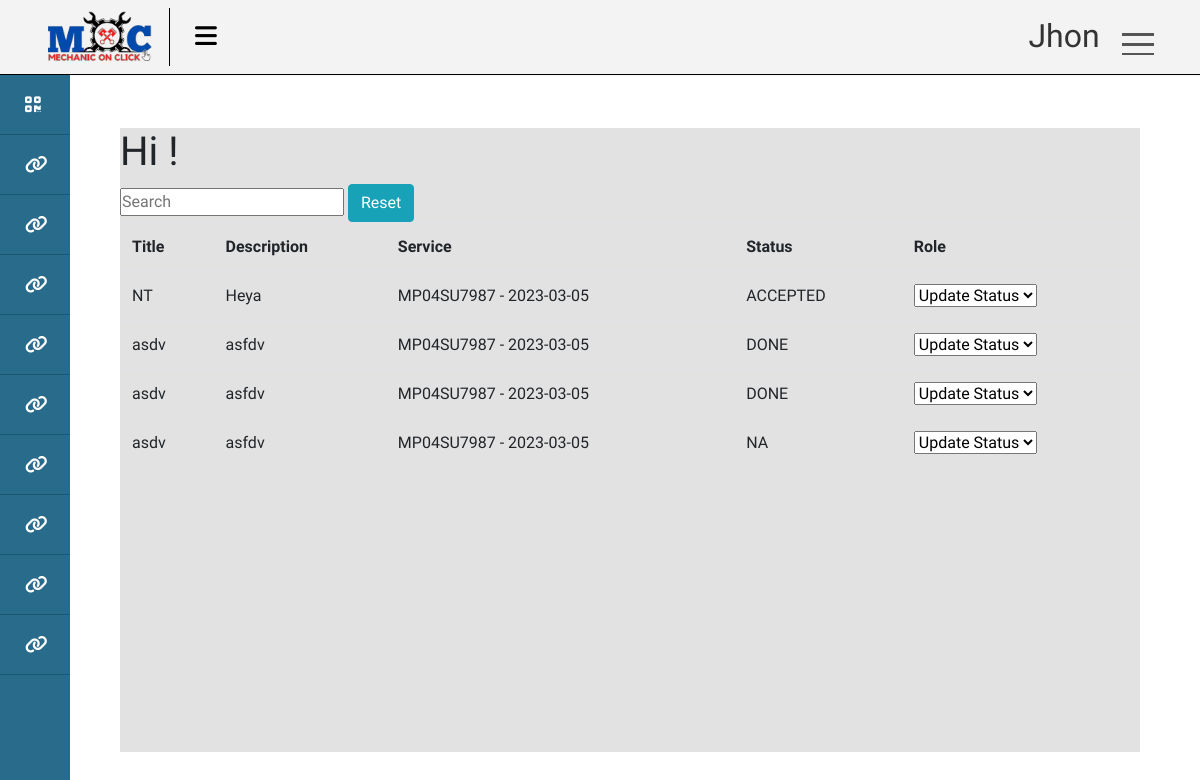
/tasks/employee/get (signed in), run on the app's committed database.
### account/models.py (models this page shows)
class User(AbstractUser):
    class Role(models.TextChoices):
        ADMIN = "ADMIN" , "Admin"
        CUSTOMER = 'CUSTOMER' , "Customer"
        EMPLOYEE = 'EMPLOYEE' , 'Employee'
        HR = 'HR' , 'Human Resource Manager'
        SM = 'SM' , 'Service Manager'
        SA = 'SA' , 'Service Advisor'
        NA = 'NA' , 'NA'
        BSM = 'BSM' , 'Body Shop Manager'
        BSA = 'BSA' , 'Body Shop Advisor'
        CRM = 'CRM' , 'Customer Relationship Manager'
        SPM = 'SPM' , 'Spare Part Manager'
        SPE = 'SPE' , 'Spare Part Executive'
        AM  = 'AM' , 'Account Manager'
    phone = models.CharField(max_length=13,unique=True , null=True , blank=True)
    role = models.CharField(max_length=50 , choices=Role.choices ,default= Role.CUSTOMER)
    is_active = models.BooleanField(default=False)

### ERP/models.py (models this page shows, shortened)
class Task(models.Model):
    title = models.CharField(max_length=50 )
    description = models.CharField(max_length=200)
    services = models.ForeignKey(Service , null=True , blank= True , on_delete=models.SET_NULL)
    employee = models.ForeignKey(Employee , null=True , blank=True , on_delete=models.SET_NULL)
    date = models.DateField(default= datetime.date.today)
    center = models.ForeignKey(Center , on_delete=models.CASCADE)
    class TaskStatus(models.TextChoices):
        NA = 'NA' , 'NA'
        ACCEPTED = 'ACCEPTED' , 'ACCEPTED'
        REJECTED = 'REJECTED' , 'REJECTED'
        DONE = 'DONE' , 'DONE'
        PENDING = 'PENDING' , 'PENDING'
        FAILED = 'FAILED' , 'FAILED'
    status = models.CharField(max_length=50 , choices=TaskStatus.choices ,default= TaskStatus.NA)

class Service(models.Model):
    class Progress(models.TextChoices):
        WAITING = 'WAITING' , 'Waiting'
        DOING = 'DOING' , 'Doing'
    vehical = models.ForeignKey(Vehical , on_delete=models.SET_NULL, blank=True , null= True)
    center = models.ForeignKey(Center , on_delete=models.SET_NULL , null=True , blank= True)
    services = models.ManyToManyField(CenterServices)
    products = models.ManyToManyField(CenterProduct)
    progress = models.CharField(max_length=20 , choices=Progress.choices , default= Progress.WAITING)
    date = models.DateTimeField(auto_now_add=True)
    additional_services = models.CharField(max_length=200 ,default = None)
    additional_services_cost = models.IntegerField(default=0)
    is_approved = models.BooleanField(default=False)
    def __str__(self) -> str:
        return str(self.vehical.number) + ' - ' + str(self.date.date())

class Vehical(models.Model):
    customer = models.ForeignKey(Customer , on_delete=models.CASCADE)
    number = models.CharField(max_length=20 , unique= True , blank=False , null= False)
    type = models.CharField(max_length=20)

### ERP/views.py (the view)
# urls.py: path('tasks/employee/get', employee_tasks , name ='employee_tasks'),
@login_required(login_url= 'login_page')
def employee_tasks(request):
    employee = Employee.objects.get(user = request.user)
    tasks = Task.objects.filter(employee = employee)
    context = {'tasks' : tasks}
    return render(request , 'ERP/HR/Task/emp_page.html' , context)

### templates/ERP/HR/Task/emp_page.html (shortened to what this page needs)
{% extends 'ERP/base.html' %}
{% load static %}
{% block content %}
<h1>Hi  !</h1>
{% include 'ERP/search_widget.html' %}
<table id="myTable" class = 'table'>
    <tr>
        <th>Title</th>
        <th>Description</th>
        <th>Service</th>
        <th>Status</th>
        <th>Role</th>
        </tr>
        {% for task in tasks %}
        <tr>
            <td> {{task.title}}  </td>
            <td>{{task.description}}</td>
            <td> {{task.services}}  </td>
            <td>{{task.status}}</td>
            <td>
                <select class="round" name="status" hx-get="{% url 'update_task_status' task.id %}" hx-trigger="change" hx-target="#statustab" >
                    <option selected>Update Status</option>
                </select>
            </td>
        </tr>
        {% endfor %}
        </table>
        {% endblock %}

### templates/ERP/base.html (shortened to what this page needs)
{% load static %}
<!DOCTYPE html>
<html lang="en">
<head>
   <link rel="stylesheet" href="{% static 'css/dashboard.css' %}">
   <link rel="stylesheet" href="https://cdn.jsdelivr.net/npm/bootstrap@4.0.0/dist/css/bootstrap.min.css">
 </head>
</head>
<body>
<div id="main">
 <div class="wrapper hover_collapse">
	<div class="top_navbar">
		<div class="logo"><img src="{% static 'img/MoC.png' %}" alt=""></div>
		<div class="menu">
			<div class="hamburger">
				<i class="fas fa-bars"></i>
			</div>
		</div>
	</div>
    <div class="navigation">
		<div class="userBx">
			<p class="username">{{request.user}}</p>
		</div>
		<div class="menuToggle"></div>
      <ul class="menu2">
	  </ul>
	</div>
	{% include 'ERP/dashboard/main_dash.html' %}
	<div class="box">
        {% block content %}
        {% endblock %}
	</div>
</div>
</div>
</body>
</html>

### static/css/dashboard.css (style rules this page uses)
* { font-family: "Baloo Paaji 2", cursive; margin: 0; padding: 0; box-sizing: border-box; list-style: none; text-decoration: none; }
body { background: #ffffff; }
#main { width:100%; height:100%; background-color: salmon; }
.top_navbar { position: fixed; top: 0; left: 0; width: 100%; height: 75px; background: #f3f3f3; box-shadow: 1px 0 2px rgba(0, 0, 0, 0.125); display: flex; align-items: center; border-bottom: 1px solid #000000; }
.top_navbar .logo { width: 170px; padding: 0px 45px; color: white; border-right: 1px solid #000000; }
.top_navbar > .logo > img { width: 110px; }
.top_navbar .menu { width: calc(50% - 250px); padding: 0 25px; display: flex; justify-content: space-between; align-items: center; }
.top_navbar .hamburger { font-size: 25px; cursor: pointer; color: rgb(0, 0, 0); }
.navigation { position: absolute; top: 0px; top: 14px; right: 32px; width: 160px; height: 69px; display: flex; justify-content: space-between; transition: height 0.5s, width 0.5s; overflow: hidden; z-index: 9999; border-radius: 25px; }
.navigation .userBx { position: relative; width: 60px; height: 60px; display: flex; margin-left: 12%; display: flex; align-items: center; justify-content: space-evenly; transition: 0.5s; transition-delay: 0.5s; }
.navigation .userBx .username { white-space: nowrap; text-overflow: hidden; margin-left: 2%; color: #333; font-size: 32px; }
.navigation .menuToggle { position: relative; width: 60px; height: 60px; cursor: pointer; display: flex; justify-content: center; align-items: center; }
.navigation .menuToggle::before { content: ""; position: absolute; width: 32px; height: 3px; background-color: #555; transform: translateY(-10px); box-shadow: 0 10px #555; transition: 0.5s; }
.navigation .menuToggle::after { content: ""; position: absolute; width: 32px; height: 2px; background-color: #555; transform: translateY(10px); transition: 0.5s; }
.menu2 { position: absolute; width: 100%; height: calc(100%-60px); margin-top: 60px; padding: 20px; border-top: 1px solid black; }
#main .box { position: fixed; width: 85%; height: 78%; background-color: #e2e2e2; position: absolute; right:5%; bottom: 6%; }

### data on the page
User: user "Jhon"
Task: title "NT", description "Heya", services "MP04SU7987 - 2023-03-05", status "ACCEPTED", status "Update Status"
Task: title "asdv", description "asfdv", services "MP04SU7987 - 2023-03-05", status "DONE", status "Update Status"
Task: title "asdv", description "asfdv", services "MP04SU7987 - 2023-03-05", status "DONE", status "Update Status"
Task: title "asdv", description "asfdv", services "MP04SU7987 - 2023-03-05", status "NA", status "Update Status"
